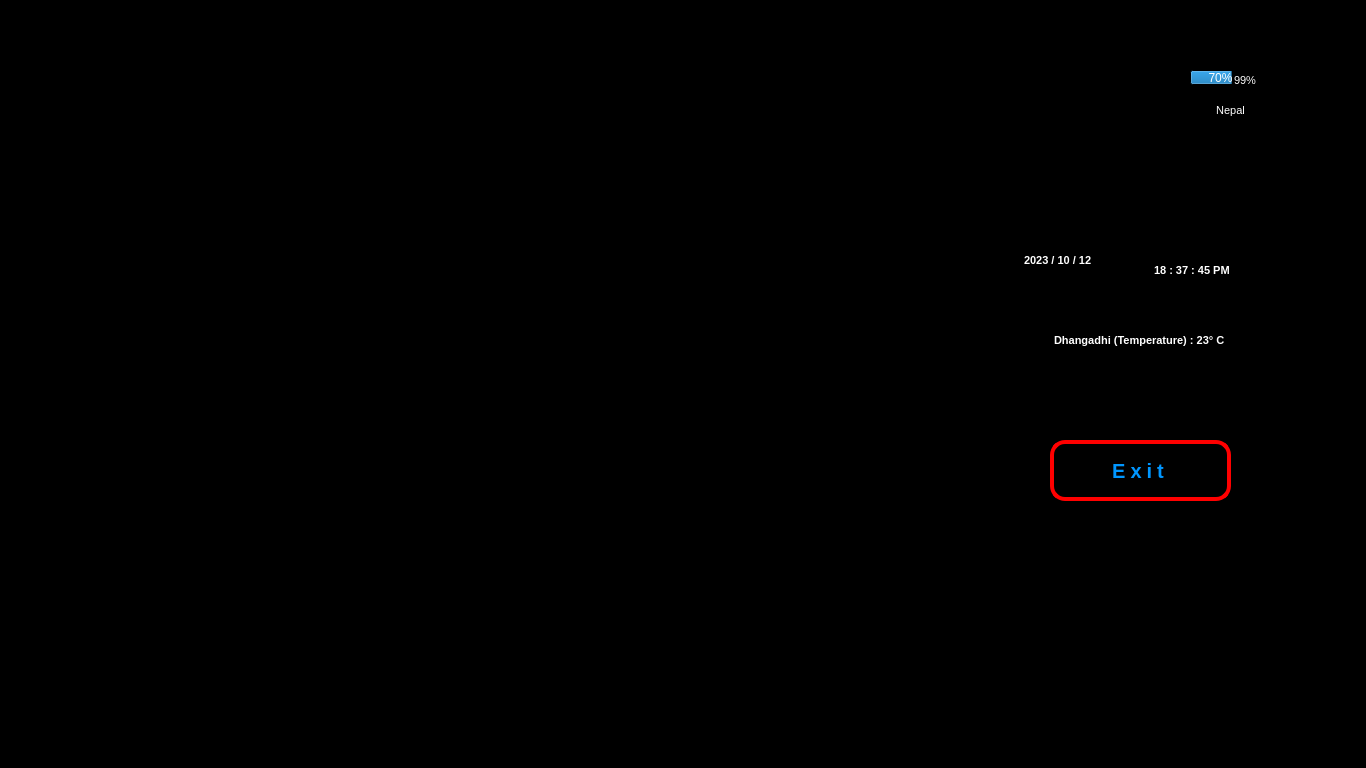
<?xml version="1.0" encoding="UTF-8"?>
<ui version="4.0">
 <class>Leo</class>
 <widget class="QMainWindow" name="Leo">
  <property name="geometry">
   <rect>
    <x>0</x>
    <y>0</y>
    <width>1366</width>
    <height>768</height>
   </rect>
  </property>
  <property name="windowTitle">
   <string>Leo | Personal voice assistant - By Bhuwan Acharya </string>
  </property>
  <property name="windowIcon">
   <iconset>
    <normaloff>Leo GUI/7gQj.gif</normaloff>Leo GUI/7gQj.gif</iconset>
  </property>
  <property name="toolTip">
   <string>&lt;html&gt;&lt;head/&gt;&lt;body&gt;&lt;p&gt;Leo - Developed By Bhuwan Acharya&lt;/p&gt;&lt;/body&gt;&lt;/html&gt;</string>
  </property>
  <property name="styleSheet">
   <string notr="true">background-color:black;</string>
  </property>
  <property name="documentMode">
   <bool>true</bool>
  </property>
  <widget class="QWidget" name="centralwidget">
   <widget class="QLabel" name="label_2">
    <property name="geometry">
     <rect>
      <x>550</x>
      <y>550</y>
      <width>261</width>
      <height>131</height>
     </rect>
    </property>
    <property name="text">
     <string/>
    </property>
    <property name="pixmap">
     <pixmap>Leo GUI/recognizing.gif</pixmap>
    </property>
    <property name="scaledContents">
     <bool>true</bool>
    </property>
   </widget>
   <widget class="QPushButton" name="pushButton_2">
    <property name="geometry">
     <rect>
      <x>1050</x>
      <y>440</y>
      <width>181</width>
      <height>61</height>
     </rect>
    </property>
    <property name="font">
     <font>
      <family>tahoma</family>
      <pointsize>-1</pointsize>
      <weight>75</weight>
      <bold>true</bold>
     </font>
    </property>
    <property name="layoutDirection">
     <enum>Qt::LeftToRight</enum>
    </property>
    <property name="autoFillBackground">
     <bool>false</bool>
    </property>
    <property name="styleSheet">
     <string notr="true">color: #0096FF;
border: 4px solid #ff0000;
border-radius:15px;
padding: 15px 25px;
font-size: 20px;
font-family: tahoma;
letter-spacing:5px;
cursor: pointer;
font-weight: bold;
</string>
    </property>
    <property name="text">
     <string>Exit</string>
    </property>
   </widget>
   <widget class="QLabel" name="label_3">
    <property name="geometry">
     <rect>
      <x>970</x>
      <y>200</y>
      <width>331</width>
      <height>211</height>
     </rect>
    </property>
    <property name="text">
     <string/>
    </property>
    <property name="pixmap">
     <pixmap>Leo GUI/—Pngtree—technology border_5645017.png</pixmap>
    </property>
    <property name="scaledContents">
     <bool>true</bool>
    </property>
   </widget>
   <widget class="QTextBrowser" name="textBrowser">
    <property name="geometry">
     <rect>
      <x>1020</x>
      <y>250</y>
      <width>171</width>
      <height>31</height>
     </rect>
    </property>
    <property name="styleSheet">
     <string notr="true">background:transparent;
color:#fff;
border:none;</string>
    </property>
    <property name="html">
     <string>&lt;!DOCTYPE HTML PUBLIC &quot;-//W3C//DTD HTML 4.0//EN&quot; &quot;http://www.w3.org/TR/REC-html40/strict.dtd&quot;&gt;
&lt;html&gt;&lt;head&gt;&lt;meta name=&quot;qrichtext&quot; content=&quot;1&quot; /&gt;&lt;style type=&quot;text/css&quot;&gt;
p, li { white-space: pre-wrap; }
&lt;/style&gt;&lt;/head&gt;&lt;body style=&quot; font-family:'MS Shell Dlg 2'; font-size:8.25pt; font-weight:400; font-style:normal;&quot;&gt;
&lt;p style=&quot; margin-top:12px; margin-bottom:12px; margin-left:0px; margin-right:0px; -qt-block-indent:0; text-indent:0px;&quot;&gt;&lt;span style=&quot; font-size:8pt; font-weight:600;&quot;&gt;2023 / 10 / 12&lt;/span&gt;&lt;/p&gt;&lt;/body&gt;&lt;/html&gt;</string>
    </property>
   </widget>
   <widget class="QTextBrowser" name="textBrowser_2">
    <property name="geometry">
     <rect>
      <x>1150</x>
      <y>260</y>
      <width>111</width>
      <height>31</height>
     </rect>
    </property>
    <property name="styleSheet">
     <string notr="true">background:transparent;
color:#fff;
border:none;</string>
    </property>
    <property name="html">
     <string>&lt;!DOCTYPE HTML PUBLIC &quot;-//W3C//DTD HTML 4.0//EN&quot; &quot;http://www.w3.org/TR/REC-html40/strict.dtd&quot;&gt;
&lt;html&gt;&lt;head&gt;&lt;meta name=&quot;qrichtext&quot; content=&quot;1&quot; /&gt;&lt;style type=&quot;text/css&quot;&gt;
p, li { white-space: pre-wrap; }
&lt;/style&gt;&lt;/head&gt;&lt;body style=&quot; font-family:'MS Shell Dlg 2'; font-size:8.25pt; font-weight:400; font-style:normal;&quot;&gt;
&lt;p style=&quot; margin-top:12px; margin-bottom:12px; margin-left:0px; margin-right:0px; -qt-block-indent:0; text-indent:0px;&quot;&gt;&lt;span style=&quot; font-size:8pt; font-weight:600;&quot;&gt;18 : 37 : 45 PM&lt;/span&gt;&lt;/p&gt;&lt;/body&gt;&lt;/html&gt;</string>
    </property>
   </widget>
   <widget class="QTextBrowser" name="textBrowser_5">
    <property name="geometry">
     <rect>
      <x>1230</x>
      <y>70</y>
      <width>51</width>
      <height>31</height>
     </rect>
    </property>
    <property name="styleSheet">
     <string notr="true">background:transparent;
color:#fff;
border:none;</string>
    </property>
    <property name="html">
     <string>&lt;!DOCTYPE HTML PUBLIC &quot;-//W3C//DTD HTML 4.0//EN&quot; &quot;http://www.w3.org/TR/REC-html40/strict.dtd&quot;&gt;
&lt;html&gt;&lt;head&gt;&lt;meta name=&quot;qrichtext&quot; content=&quot;1&quot; /&gt;&lt;style type=&quot;text/css&quot;&gt;
p, li { white-space: pre-wrap; }
&lt;/style&gt;&lt;/head&gt;&lt;body style=&quot; font-family:'MS Shell Dlg 2'; font-size:8.25pt; font-weight:400; font-style:normal;&quot;&gt;
&lt;p style=&quot; margin-top:12px; margin-bottom:12px; margin-left:0px; margin-right:0px; -qt-block-indent:0; text-indent:0px;&quot;&gt;&lt;span style=&quot; font-size:8pt;&quot;&gt;99%&lt;/span&gt;&lt;/p&gt;&lt;/body&gt;&lt;/html&gt;</string>
    </property>
   </widget>
   <widget class="QTextBrowser" name="textBrowser_3">
    <property name="geometry">
     <rect>
      <x>1140</x>
      <y>100</y>
      <width>181</width>
      <height>31</height>
     </rect>
    </property>
    <property name="styleSheet">
     <string notr="true">background:transparent;
color:#fff;
border:none;</string>
    </property>
    <property name="html">
     <string>&lt;!DOCTYPE HTML PUBLIC &quot;-//W3C//DTD HTML 4.0//EN&quot; &quot;http://www.w3.org/TR/REC-html40/strict.dtd&quot;&gt;
&lt;html&gt;&lt;head&gt;&lt;meta name=&quot;qrichtext&quot; content=&quot;1&quot; /&gt;&lt;style type=&quot;text/css&quot;&gt;
p, li { white-space: pre-wrap; }
&lt;/style&gt;&lt;/head&gt;&lt;body style=&quot; font-family:'MS Shell Dlg 2'; font-size:8.25pt; font-weight:400; font-style:normal;&quot;&gt;
&lt;p align=&quot;center&quot; style=&quot; margin-top:12px; margin-bottom:12px; margin-left:0px; margin-right:0px; -qt-block-indent:0; text-indent:0px;&quot;&gt;Nepal&lt;/p&gt;&lt;/body&gt;&lt;/html&gt;</string>
    </property>
   </widget>
   <widget class="QLabel" name="label_4">
    <property name="geometry">
     <rect>
      <x>90</x>
      <y>90</y>
      <width>301</width>
      <height>421</height>
     </rect>
    </property>
    <property name="text">
     <string/>
    </property>
    <property name="pixmap">
     <pixmap>Leo GUI/robot.gif</pixmap>
    </property>
    <property name="scaledContents">
     <bool>true</bool>
    </property>
   </widget>
   <widget class="QProgressBar" name="progressBar">
    <property name="geometry">
     <rect>
      <x>1190</x>
      <y>70</y>
      <width>61</width>
      <height>15</height>
     </rect>
    </property>
    <property name="value">
     <number>70</number>
    </property>
    <property name="invertedAppearance">
     <bool>false</bool>
    </property>
    <property name="textDirection">
     <enum>QProgressBar::TopToBottom</enum>
    </property>
   </widget>
   <widget class="QTextBrowser" name="textBrowser_4">
    <property name="geometry">
     <rect>
      <x>1050</x>
      <y>330</y>
      <width>241</width>
      <height>31</height>
     </rect>
    </property>
    <property name="styleSheet">
     <string notr="true">background:transparent;
color:#fff;
border:none;</string>
    </property>
    <property name="html">
     <string>&lt;!DOCTYPE HTML PUBLIC &quot;-//W3C//DTD HTML 4.0//EN&quot; &quot;http://www.w3.org/TR/REC-html40/strict.dtd&quot;&gt;
&lt;html&gt;&lt;head&gt;&lt;meta name=&quot;qrichtext&quot; content=&quot;1&quot; /&gt;&lt;style type=&quot;text/css&quot;&gt;
p, li { white-space: pre-wrap; }
&lt;/style&gt;&lt;/head&gt;&lt;body style=&quot; font-family:'MS Shell Dlg 2'; font-size:8.25pt; font-weight:400; font-style:normal;&quot;&gt;
&lt;p style=&quot; margin-top:12px; margin-bottom:12px; margin-left:0px; margin-right:0px; -qt-block-indent:0; text-indent:0px;&quot;&gt;&lt;span style=&quot; font-size:8pt; font-weight:600;&quot;&gt;Dhangadhi (Temperature) : 23° C&lt;/span&gt;&lt;/p&gt;&lt;/body&gt;&lt;/html&gt;</string>
    </property>
   </widget>
   <widget class="QLabel" name="label">
    <property name="geometry">
     <rect>
      <x>0</x>
      <y>-10</y>
      <width>1371</width>
      <height>761</height>
     </rect>
    </property>
    <property name="text">
     <string/>
    </property>
    <property name="pixmap">
     <pixmap>Leo GUI/pngwing.com (1).png</pixmap>
    </property>
    <property name="scaledContents">
     <bool>true</bool>
    </property>
   </widget>
   <widget class="QLabel" name="label_5">
    <property name="geometry">
     <rect>
      <x>460</x>
      <y>80</y>
      <width>511</width>
      <height>271</height>
     </rect>
    </property>
    <property name="text">
     <string/>
    </property>
    <property name="pixmap">
     <pixmap>Leo GUI/loading.gif</pixmap>
    </property>
    <property name="scaledContents">
     <bool>true</bool>
    </property>
   </widget>
   <widget class="QLabel" name="label_6">
    <property name="geometry">
     <rect>
      <x>460</x>
      <y>270</y>
      <width>511</width>
      <height>271</height>
     </rect>
    </property>
    <property name="text">
     <string/>
    </property>
    <property name="pixmap">
     <pixmap>Leo GUI/J4o.gif</pixmap>
    </property>
    <property name="scaledContents">
     <bool>true</bool>
    </property>
   </widget>
   <widget class="QTextEdit" name="textEdit">
    <property name="geometry">
     <rect>
      <x>470</x>
      <y>110</y>
      <width>601</width>
      <height>61</height>
     </rect>
    </property>
    <property name="font">
     <font>
      <family>Yu Gothic UI Semibold</family>
      <pointsize>10</pointsize>
      <weight>75</weight>
      <bold>true</bold>
     </font>
    </property>
    <property name="autoFillBackground">
     <bool>false</bool>
    </property>
    <property name="styleSheet">
     <string notr="true">background:transparent;
color:#fff;
border:none;</string>
    </property>
    <property name="html">
     <string>&lt;!DOCTYPE HTML PUBLIC &quot;-//W3C//DTD HTML 4.0//EN&quot; &quot;http://www.w3.org/TR/REC-html40/strict.dtd&quot;&gt;
&lt;html&gt;&lt;head&gt;&lt;meta name=&quot;qrichtext&quot; content=&quot;1&quot; /&gt;&lt;style type=&quot;text/css&quot;&gt;
p, li { white-space: pre-wrap; }
&lt;/style&gt;&lt;/head&gt;&lt;body style=&quot; font-family:'Yu Gothic UI Semibold'; font-size:10pt; font-weight:600; font-style:normal;&quot;&gt;
&lt;p style=&quot;-qt-paragraph-type:empty; margin-top:0px; margin-bottom:0px; margin-left:0px; margin-right:0px; -qt-block-indent:0; text-indent:0px;&quot;&gt;&lt;br /&gt;&lt;/p&gt;&lt;/body&gt;&lt;/html&gt;</string>
    </property>
   </widget>
   <zorder>label</zorder>
   <zorder>pushButton_2</zorder>
   <zorder>label_4</zorder>
   <zorder>label_2</zorder>
   <zorder>textBrowser_3</zorder>
   <zorder>progressBar</zorder>
   <zorder>textBrowser_5</zorder>
   <zorder>label_3</zorder>
   <zorder>textBrowser_2</zorder>
   <zorder>textBrowser</zorder>
   <zorder>textBrowser_4</zorder>
   <zorder>label_5</zorder>
   <zorder>label_6</zorder>
   <zorder>textEdit</zorder>
  </widget>
  <widget class="QMenuBar" name="menubar">
   <property name="geometry">
    <rect>
     <x>0</x>
     <y>0</y>
     <width>1366</width>
     <height>21</height>
    </rect>
   </property>
  </widget>
  <widget class="QStatusBar" name="statusbar"/>
 </widget>
 <resources/>
 <connections/>
</ui>
